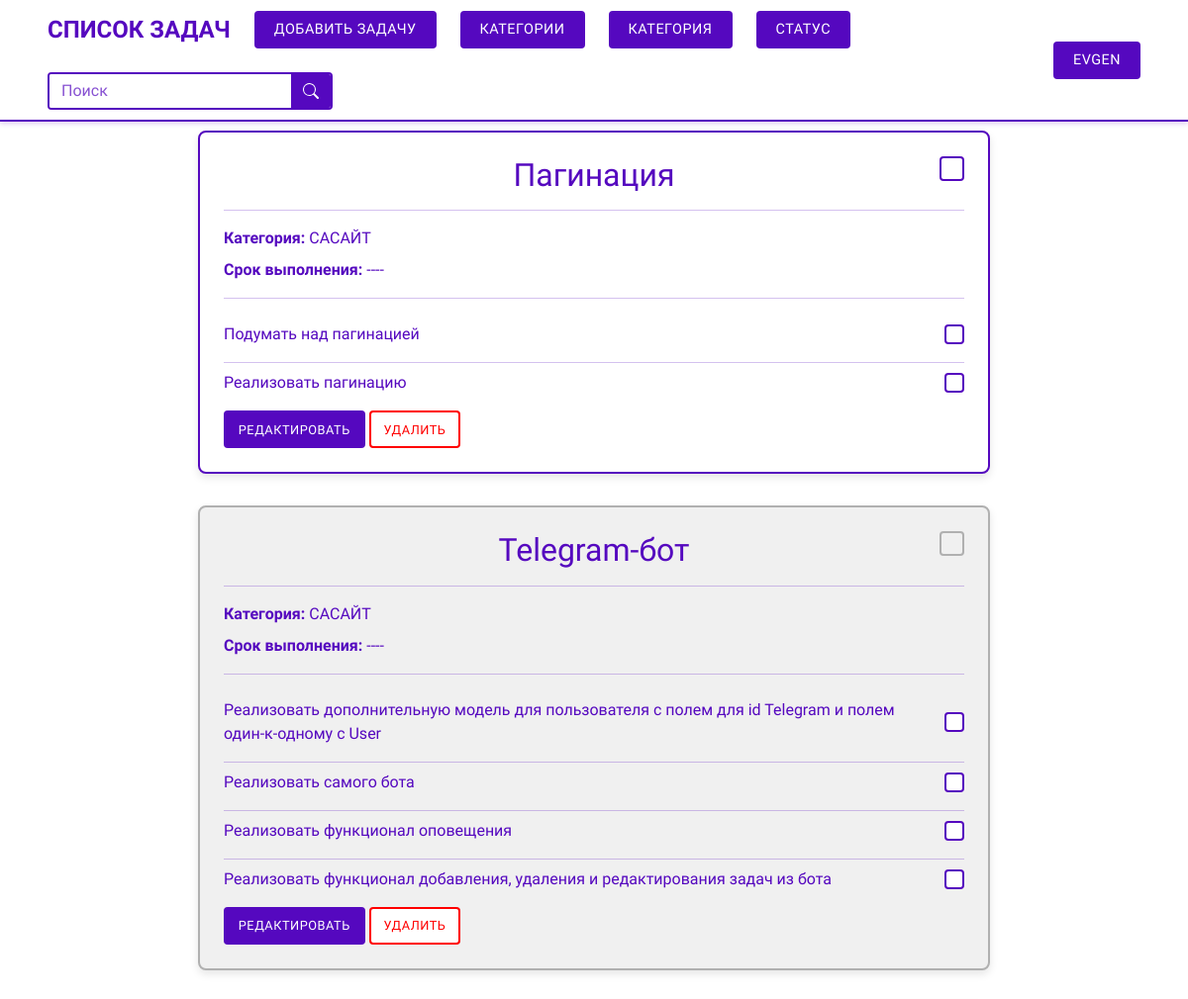
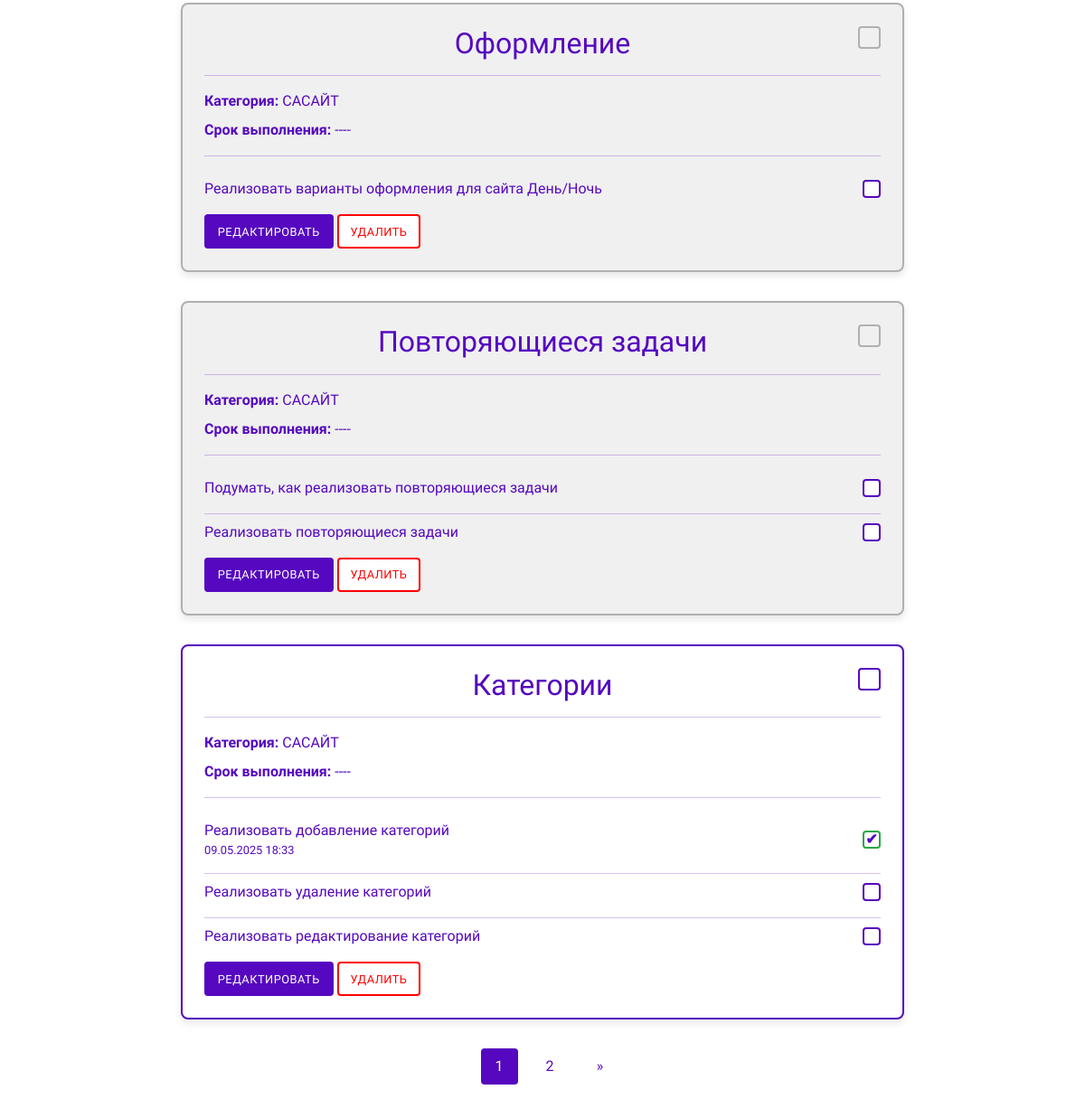
The app's page / (signed in), older data (2 pictures, top to bottom).
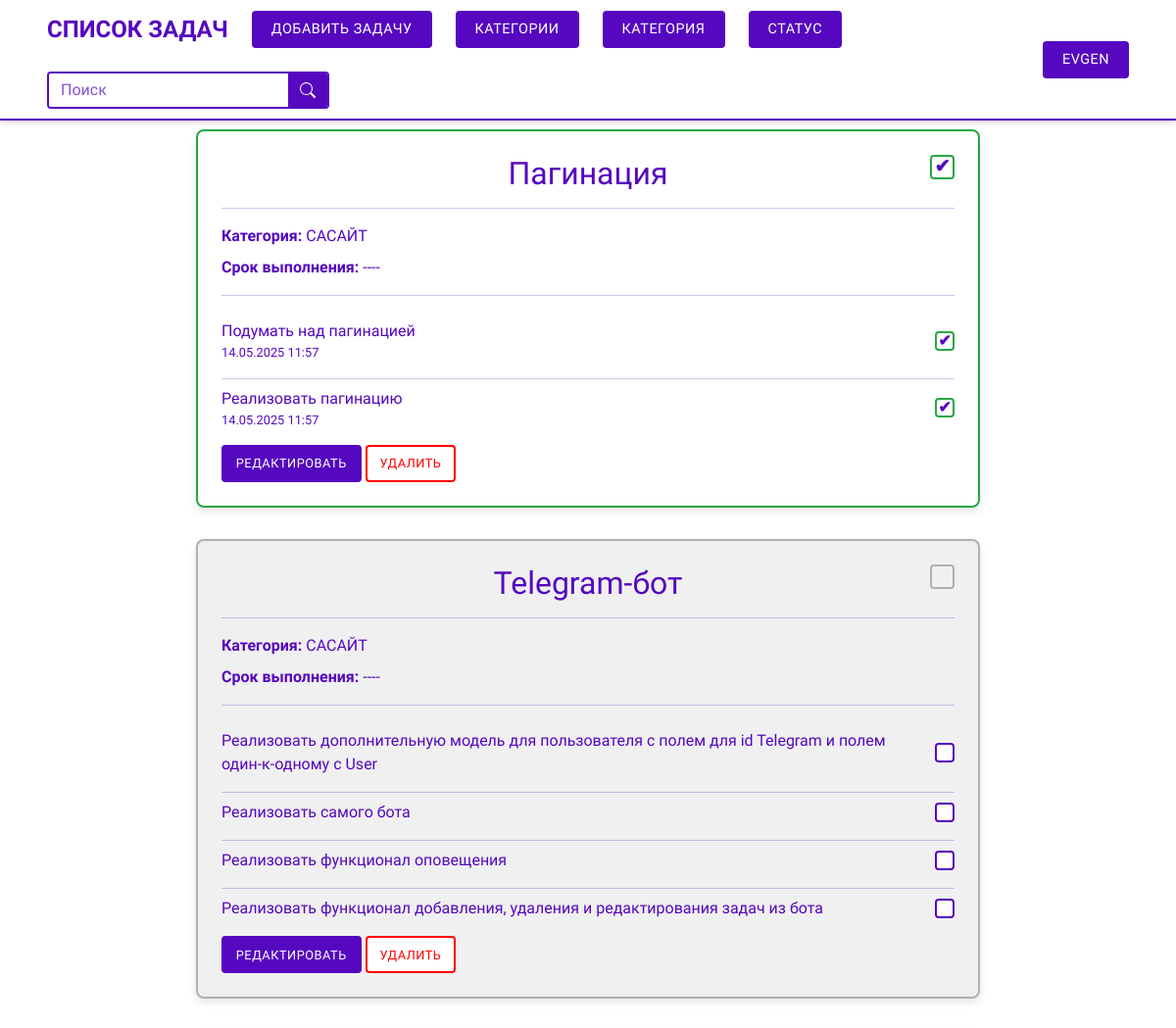
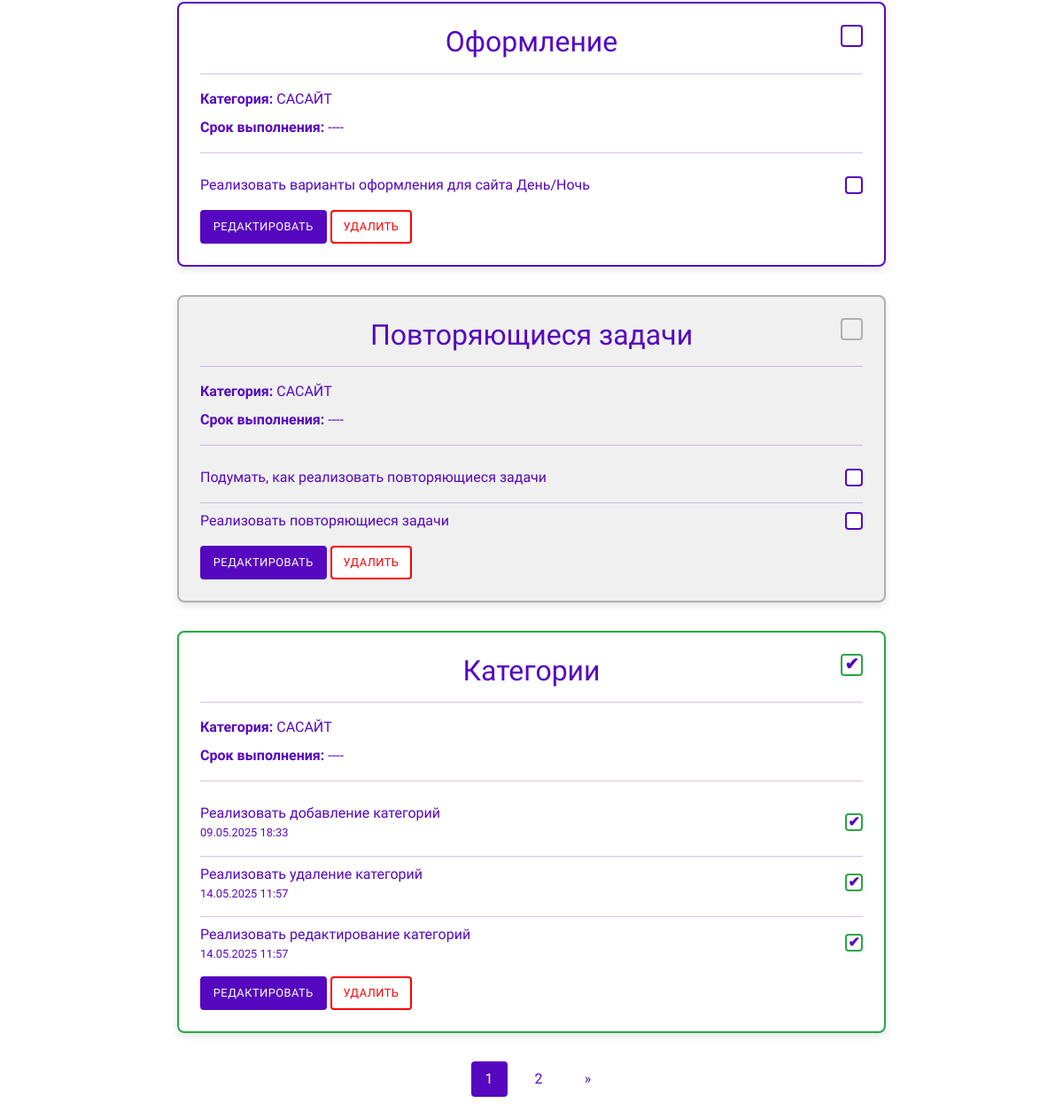
The same page, newer data (2 pictures, top to bottom).
### task/models.py (models this page shows, shortened)
class Task(models.Model):
    class Status(models.TextChoices):
        NOT_ACTIVE = 'not_active', 'Не активна'
        ACTIVE = 'active', 'Активна'
        COMPLETED = 'completed', 'Выполнена'
    title = models.CharField(max_length=100, verbose_name='Название задачи')
    user = models.ForeignKey(User, on_delete=models.CASCADE, verbose_name='Пользователь', related_name='tasks')
    category = models.ForeignKey(Category, on_delete=models.PROTECT, verbose_name='Категория', related_name='tasks')
    status = models.CharField(max_length=10, choices=Status.choices, default=Status.NOT_ACTIVE,
                              verbose_name='Статус задачи')
    create_date = models.DateTimeField(auto_now_add=True, db_index=True, verbose_name='Дата создания')
    due_date = models.DateTimeField(blank=True, null=True, verbose_name='Срок выполнения')
    def get_relative_due_date(self):
        if not self.due_date:
            return ""
    class Meta:
        ordering = ('-create_date',)
        verbose_name = 'Задача'
        verbose_name_plural = 'Задачи'
        constraints = [
            models.CheckConstraint(
                check=models.Q(due_date__gt=models.F('create_date')),
                name='check_due_date_after_create_date'
            )
        ]

class Category(models.Model):
    name = models.CharField(max_length=50, verbose_name='Название')
    slug = models.SlugField(max_length=50, db_index=True, allow_unicode=True)
    user = models.ForeignKey(User, on_delete=models.CASCADE, verbose_name='Пользователь', related_name='categories')
    class Meta:
        ordering = ('name',)
        verbose_name = 'Категория'
        verbose_name_plural = 'Категории'
        constraints = [
            models.UniqueConstraint(fields=['slug', 'user'], name='unique_slug_per_user')
        ]

class SubTask(models.Model):
    task = models.ForeignKey(Task, on_delete=models.CASCADE, related_name='subtasks', verbose_name='Задача')
    description = models.TextField(blank=True, verbose_name='Подзадача')
    is_completed = models.BooleanField(default=False, verbose_name='Выполнена')
    create_date = models.DateTimeField(auto_now_add=True, verbose_name='Дата создания')
    completed_date = models.DateTimeField(null=True, blank=True, verbose_name='Дата выполнения')
    class Meta:
        ordering = ('create_date',)
        verbose_name = 'Позадача'
        verbose_name_plural = 'Подзадачи'
        default_related_name = 'subtasks'

### task/views.py (the view)
# urls.py: path('', views.home, name='home'),
def home(request):
    if request.user.is_authenticated:
        tasks = Task.objects.filter(user=request.user).prefetch_related('subtasks')
        category = request.GET.get('category')
        if category and category != '':
            tasks = tasks.filter(category__slug=category)
        status = request.GET.get('status')
        if status and status != '':
            tasks = tasks.filter(status=status)
        search = request.GET.get('search')
        if search and search != '':
            tasks = tasks.filter(Q(title__icontains=search))
        initial = {}
        if category:
            initial['category'] = category
        if status:
            initial['status'] = status
        if search:
            initial['search'] = search
        filter_form = TaskFilterForm(initial=initial)
        page_size = 5
        paginator = Paginator(tasks, page_size)
        page_number = request.GET.get('page')
        try:
            page_number = int(page_number) if page_number else 1
            page_obj = paginator.get_page(page_number)
        except (ValueError, EmptyPage, PageNotAnInteger):
            page_obj = paginator.page(1)
    else:
        page_obj = None
        filter_form = None
    context = {
        'page_obj': page_obj,
        'filter_form': filter_form,
    }
    return render(request, 'task/home.html', context)

### task/forms.py
class TaskFilterForm(forms.Form):
    category = forms.ModelChoiceField(
        queryset=Category.objects.all(),
        required=False,
        widget=forms.Select(attrs={'class': 'form-control'}),
        to_field_name='slug'
    )
    status = forms.ChoiceField(
        choices=Task.Status.choices,
        required=False,
        widget=forms.Select(attrs={'class': 'form-control'})
    )
    search = forms.CharField(
        max_length=50,
        required=False,
        widget=forms.TextInput(attrs={'class': 'form-control'})
    )

### task/templatetags/filter_tags.py (called while the page is built)
@register.simple_tag(takes_context=True)
def url_replace_param(context, **kwargs):
    request = context['request']
    dict_ = request.GET.copy()
    for key, value in kwargs.items():
        if value is not None:
            dict_[key] = value
        else:
            if key in dict_:
                del dict_[key]
    url = reverse('task:home')
    encoded_params = urlencode({k: v for k, v in dict_.items() if v}, doseq=True)
    if encoded_params:
        return f'{url}?{encoded_params}'
    return url

### task/templates/task/home.html (shortened to what this page needs)
{% extends 'base.html' %}
{% load django_bootstrap5 %}
{% load static %}
{% load filter_tags %}
{% block content %}
    <div class="container mt-4">
        {% if user.is_authenticated %}
            {% if page_obj %}
                {% for task in page_obj %}
                    <div class="task-card task-status-{{ task.status|lower }}">
                        <div class="task-header">
                            <h2 class="task-title">{{ task.title }}</h2>
                            <div class="task-status-indicator status-{{ task.status|lower }}"
                                 data-task-id="{{ task.id }}"
                                 data-url="{% url 'task:api_change_task_status' task.id %}"
                                 title="Изменить статус">
                                {% if task.status == 'completed' %}
                                    <span class="checkmark">&#10004;</span>
                                {% endif %}
                            </div>
                        </div>
                        <hr class="purple-line">
                        <p class="task-category"><strong>Категория:</strong> {{ task.category.name }}</p>
                        <p class="task-due-date">
                            <strong>Срок выполнения:</strong>
                            <span class="due-date-value">{{ task.due_date|date:"d.m.Y H:i"|default:"----" }}</span>
                        </p>
                        <hr class="purple-line">
                        <div class="subtask-list">
                            {% for subtask in task.subtasks.all %}
                                <div class="subtask-item">
                                    <div class="subtask-description">
                                        {{ subtask.description }}
                                        {% if subtask.is_completed %}
                                            <p class="small text-muted mb-0">{{ subtask.completed_date|date:"d.m.Y H:i" }}</p>
                                        {% endif %}
                                    </div>
                                    <div class="subtask-status-indicator subtask-status-{{ subtask.is_completed|yesno:'completed,not_completed' }}"
                                         data-subtask-id="{{ subtask.id }}"
                                         data-url="{% url 'task:api_change_subtask_status' subtask.id %}"
                                         title="Изменить статус">
                                        {% if subtask.is_completed %}
                                            <span class="checkmark">&#10004;</span>
                                        {% endif %}
                                    </div>
                                </div>
                                {% if not forloop.last %}
                                    <hr class="purple-line subtask-line">
                                {% endif %}
                            {% endfor %}
                        </div>
                        <div class="task-actions mt-3">
                            <a href="{% url 'task:task_edit' task.id %}{{ all }}"
                               class="btn btn-login btn-sm">Редактировать</a>
                            <button type="button" class="btn btn-cancel btn-sm" data-bs-toggle="modal"
                                    data-bs-target="#deleteTaskModal" data-task-id="{{ task.id }}"
                                    data-task-title="{{ task.title }}">
                                Удалить
                            </button>
                        </div>
                    </div>
                {% endfor %}
                <div class="pagination justify-content-center mt-4">
                    <ul class="pagination">
                        {% for num in page_obj.paginator.page_range %}
                            {% if page_obj.number == num %}
                                <li class="page-item active">
                                    <a href="{% url_replace_param page=num %}" class="page-link">{{ num }}</a>
                                </li>
                            {% elif num > page_obj.number|add:'-3' and num < page_obj.number|add:'3' %}
                                <li class="page-item">
                                    <a href="{% url_replace_param page=num %}" class="page-link">{{ num }}</a>
                                </li>
                            {% endif %}
                        {% endfor %}
                        <li class="page-item {% if not page_obj.has_next %}disabled{% endif %}">
                            {% if page_obj.has_next %}
                                <a href="{% url_replace_param page=page_obj.next_page_number %}" class="page-link">
                                    &raquo;
                                </a>
                            {% endif %}
                        </li>
                    </ul>
                </div>
            {% else %}
                <p class="text-center">Задач пока нет.</p>
            {% endif %}
        {% else %}
            <p class="text-center">Авторизуйтесь, чтобы увидеть задачи.</p>
        {% endif %}
    </div>
{% endblock %}

### task/templates/base.html (shortened to what this page needs)
{% load django_bootstrap5 %}
{% bootstrap_css %}
{% load static %}
{% load filter_tags %}
<!DOCTYPE html>
<html lang="ru">
<head>
    <link rel="stylesheet" href="{% static 'css/style.css' %}">
</head>
<body>
<header>
    <div class="container">
        <div class="header-left">
            <a href="{% url 'task:home' %}{{ all }}" class="logo">Список задач</a>
            {% if user.is_authenticated %}
                <a href="{% url 'task:task_create' %}{{ all }}" class="btn btn-add-task">Добавить задачу</a>
                <a href="{% url 'task:category_list' %}{{ all }}" class="btn btn-add-task">Категории</a>
                <div class="dropdown filter-dropdown">
                    <button class="btn btn-dropdown">
                        {% with current_category_slug=request.GET.category %}
                            {% if current_category_slug %}
                                {% for cat in categories %}
                                    {% if cat.slug == current_category_slug %}{{ cat.name }}{% endif %}
                                {% endfor %}
                            {% else %}
                                Категория
                            {% endif %}
                        {% endwith %}
                    </button>
                </div>
                <div class="dropdown filter-dropdown">
                    <button class="btn btn-dropdown">
                        {% with current_status_key=request.GET.status %}
                            {% if current_status_key %}
                                {% for status_key, status_name in statuses %}
                                    {% if status_key == current_status_key %}{{ status_name }}{% endif %}
                                {% endfor %}
                            {% else %}
                                Статус
                            {% endif %}
                        {% endwith %}
                    </button>
                </div>
                <form method="get" action="{% url 'task:home' %}" class="search-form-container">
                    <input type="text" name="search" class="form-control custom-search-input" placeholder="Поиск"
                           value="{{ request.GET.search|default:'' }}">
                    <button class="btn custom-search-button" type="submit">
                        <svg xmlns="http://www.w3.org/2000/svg" width="16" height="16" fill="currentColor"
                             class="bi bi-search" viewBox="0 0 16 16">
                            <path d="M11.742 10.344a6.5 6.5 0 1 0-1.397 1.398h-.001q.044.06.098.115l3.85 3.85a1 1 0 0 0 1.415-1.414l-3.85-3.85a1 1 0 0 0-.115-.1zM12 6.5a5.5 5.5 0 1 1-11 0 5.5 5.5 0 0 1 11 0"></path>
                        </svg>
                    </button>
                </form>
            {% endif %}
        </div>
        <div class="header-right">
            {% if user.is_authenticated %}
                <div class="dropdown">
                    <button class="btn btn-dropdown">{{ user.username }}</button>
                </div>
            {% else %}
                <a href="{% url 'account:login' %}" class="btn btn-login">Войти</a>
                <a href="{% url 'account:register' %}" class="btn btn-login">Регистрация</a>
            {% endif %}
        </div>
    </div>
</header>
{% block content %}
{% endblock %}
</body>
</html>

Row changes from the older to the newer data that the page shows:
changed Task "Пагинация": now shows "✔"
changed SubTask "Подумать над пагинацией": is_completed False → True (drawn); completed_date (not shown) → "14.05.2025 11:57"
changed SubTask "Реализовать пагинацию": is_completed False → True (drawn); completed_date (not shown) → "14.05.2025 11:57"
changed Task "Оформление": status "not_active" → "active" (drawn)
changed Task "Категории": now shows "✔"
changed SubTask "Реализовать удаление категорий": is_completed False → True (drawn); completed_date (not shown) → "14.05.2025 11:57"
changed SubTask "Реализовать редактирование категорий": is_completed False → True (drawn); completed_date (not shown) → "14.05.2025 11:57"
